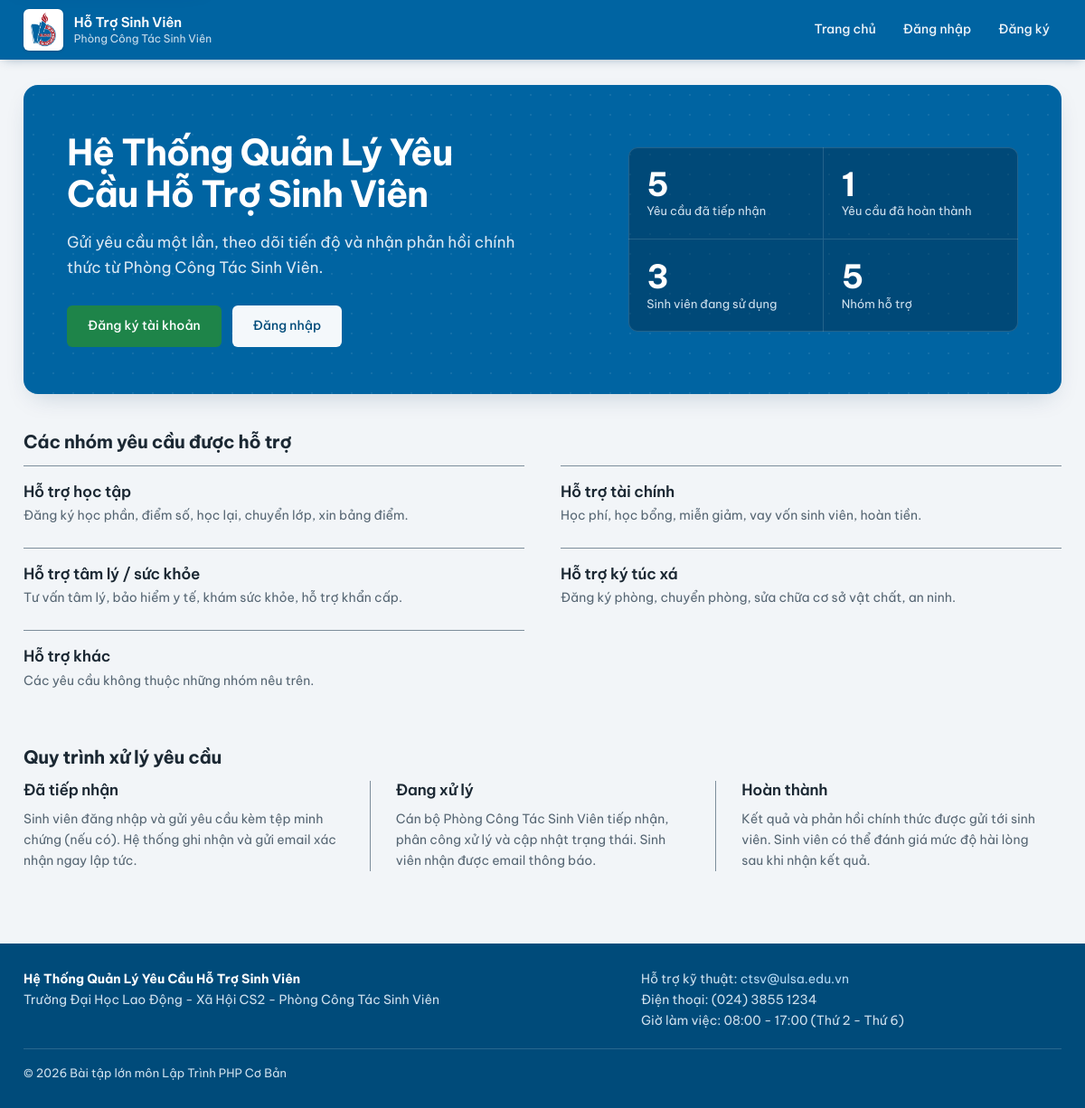
The page / on the database its author committed.
### tables this page shows
CREATE TABLE `tbl_categories` (
    `id`            INT AUTO_INCREMENT PRIMARY KEY        COMMENT 'Khóa chính',
    `category_name` VARCHAR(100) NOT NULL UNIQUE          COMMENT 'Tên danh mục hiển thị',
    `category_code` VARCHAR(50)  DEFAULT NULL UNIQUE      COMMENT 'Mã danh mục dùng nội bộ',
    `description`   TEXT         DEFAULT NULL             COMMENT 'Mô tả phạm vi hỗ trợ',
    `sort_order`    INT NOT NULL DEFAULT 0                COMMENT 'Thứ tự hiển thị, nhỏ đứng trước',
    `created_at`    TIMESTAMP NOT NULL DEFAULT CURRENT_TIMESTAMP
);

### functions.php (called while the page is built, shortened)
<?php
require_once __DIR__ . '/config.php';
function e($value)
{
    return htmlspecialchars((string)$value, ENT_QUOTES | ENT_SUBSTITUTE, 'UTF-8');
}
function db_query($sql, $params = [], $types = '')
{
    global $conn;
    $stmt = mysqli_prepare($conn, $sql);
    if (!empty($params)) {
        mysqli_stmt_bind_param($stmt, $types, ...$params);
    }
    mysqli_stmt_execute($stmt);
    return $stmt;
}
function db_select($sql, $params = [], $types = '')
{
    $stmt   = db_query($sql, $params, $types);
    $result = mysqli_stmt_get_result($stmt);
    $rows   = mysqli_fetch_all($result, MYSQLI_ASSOC);
    return $rows;
}
function db_select_one($sql, $params = [], $types = '')
{
    $stmt   = db_query($sql, $params, $types);
    $result = mysqli_stmt_get_result($stmt);
    $row    = mysqli_fetch_assoc($result);
    return $row ?: null;
}
function db_scalar($sql, $params = [], $types = '')
{
    $row = db_select_one($sql, $params, $types);
    return $row ? reset($row) : null;
}
function is_logged_in()
{
    return !empty($_SESSION['user_id']);
}
function get_categories()
{
    return db_select('SELECT * FROM tbl_categories ORDER BY sort_order ASC, id ASC');
}

### index.php (the view, shortened to what this page needs)
<?php
require_once __DIR__ . '/functions.php';
$categories = get_categories();
$totalRequests     = (int)db_scalar('SELECT COUNT(*) FROM tbl_requests');
$completedRequests = (int)db_scalar('SELECT COUNT(*) FROM tbl_requests WHERE status = ?', ['completed'], 's');
$totalStudents     = (int)db_scalar('SELECT COUNT(*) FROM tbl_users WHERE role = ?', ['student'], 's');
require_once __DIR__ . '/includes/header.php';
?>
<section class="hero">
    <div>
        <h1><?php echo e(APP_NAME); ?></h1>
        <p>
            Gửi yêu cầu một lần, theo dõi tiến độ và nhận phản hồi chính thức
            từ <?php echo e(APP_DEPARTMENT); ?>.
        </p>
        <div class="hero-actions">
        <?php if (is_logged_in()): ?>
            <?php if (is_admin()): ?>
                <a class="btn btn-success" href="<?php echo BASE_URL; ?>/admin/index.php">Vào bảng điều khiển</a>
            <?php else: ?>
                <a class="btn btn-success" href="<?php echo BASE_URL; ?>/user/submit_request.php">Gửi yêu cầu mới</a>
                <a class="btn" href="<?php echo BASE_URL; ?>/user/index.php">Yêu cầu của tôi</a>
            <?php endif; ?>
        <?php else: ?>
            <a class="btn btn-success" href="<?php echo BASE_URL; ?>/user/register.php">Đăng ký tài khoản</a>
            <a class="btn" href="<?php echo BASE_URL; ?>/user/login.php">Đăng nhập</a>
        <?php endif; ?>
        </div>
    </div>
    <dl class="hero-figures">
        <div>
            <dt class="figure-label">Yêu cầu đã tiếp nhận</dt>
            <dd class="figure-value"><?php echo $totalRequests; ?></dd>
        </div>
        <div>
            <dt class="figure-label">Yêu cầu đã hoàn thành</dt>
            <dd class="figure-value"><?php echo $completedRequests; ?></dd>
        </div>
        <div>
            <dt class="figure-label">Sinh viên đang sử dụng</dt>
            <dd class="figure-value"><?php echo $totalStudents; ?></dd>
        </div>
        <div>
            <dt class="figure-label">Nhóm hỗ trợ</dt>
            <dd class="figure-value"><?php echo count($categories); ?></dd>
        </div>
    </dl>
</section>
<h2>Các nhóm yêu cầu được hỗ trợ</h2>
<section class="feature-grid">
    <?php foreach ($categories as $category): ?>
    <article class="feature-card">
        <h3><?php echo e($category['category_name']); ?></h3>
        <p><?php echo e($category['description']); ?></p>
    </article>
    <?php endforeach; ?>
</section>
<h2>Quy trình xử lý yêu cầu</h2>
<ol class="steps">
    <li>
        <h3>Đã tiếp nhận</h3>
        <p>
            Sinh viên đăng nhập và gửi yêu cầu kèm tệp minh chứng (nếu có).
            Hệ thống ghi nhận và gửi email xác nhận ngay lập tức.
        </p>
    </li>
    <li>
        <h3>Đang xử lý</h3>
        <p>
            Cán bộ <?php echo e(APP_DEPARTMENT); ?> tiếp nhận, phân công xử lý
            và cập nhật trạng thái. Sinh viên nhận được email thông báo.
        </p>
    </li>
    <li>
        <h3>Hoàn thành</h3>
        <p>
            Kết quả và phản hồi chính thức được gửi tới sinh viên.
            Sinh viên có thể đánh giá mức độ hài lòng sau khi nhận kết quả.
        </p>
    </li>
</ol>
<?php require_once __DIR__ . '/includes/footer.php'; ?>

### css/style.css (style rules this page uses)
:root { color-scheme: light dark; --primary: #0064A2; --primary-dark: #004B7A; --link: #0F5F99; --tint: #E8F1F8; --header-bg: #0064A2; --footer-bg: #004B7A; --bg: #F2F5F8; --surface: #FCFDFE; --surface-2: #F2F5F8; --text: #1B2833; --muted: #566673; --border: #DCE4EA; --border-strong: #7D8E9B; --placeholder: #62727E; --ok: #1E8449; --ok-bg: #E6F4EC; --ok-text: #17613A; --warn: #96600A; --warn-bg: #FCF1DD; --warn-text: #7A4D07; --danger: #AE2431; --danger-bg: #FBEBEC; --danger-text: #8A1D28; --info-bg: #E5EFF7; --info-text: #174E75; --star: #C8860A; --r-sm: 6px; --r: 10px; --r-lg: 16px; --shadow-sm: 0 1px 2px rgba(0, 54, 92, .06), 0 1px 3px rgba(0, 54, 92, .08); --shadow-md: 0 10px 28px -10px rgba(0, 54, 92, .22); --ease: cubic-bezier(.2, .7, .2, 1); --z-header: 100; --z-skip: 110; }
* { box-sizing: border-box; }
html { scroll-behavior: smooth; -webkit-text-size-adjust: 100%; }
body { margin: 0; font-family: "Be Vietnam Pro", "Segoe UI", Tahoma, Arial, sans-serif; font-size: 15px; line-height: 1.65; color: var(--text); background: var(--bg); }
a { color: var(--link); text-decoration: none; transition: color .16s var(--ease); }
h1, h2, h3 { color: var(--text); line-height: 1.25; letter-spacing: -.015em; text-wrap: balance; }
h1 { font-size: clamp(1.5rem, 1.2rem + 1.2vw, 2rem); font-weight: 700; margin: 0 0 18px; }
h2 { font-size: 1.25rem; font-weight: 700; margin: 0 0 14px; }
h3 { font-size: 1.0625rem; font-weight: 600; margin: 0 0 10px; }
p { text-wrap: pretty; }
.stat-value, .figure-value, .chart-value, .pagination, table.data-table, .badge { font-variant-numeric: tabular-nums; }
.btn { display: inline-block; padding: 10px 18px; border: 1px solid transparent; border-radius: var(--r-sm); background: var(--primary); color: #fff; font: inherit; font-size: 14px; font-weight: 500; line-height: 1.4; cursor: pointer; text-align: center; white-space: nowrap; transition: background-color .16s var(--ease), transform .16s var(--ease), box-shadow .16s var(--ease); }
.btn-success { background: var(--ok); }
::placeholder { color: var(--placeholder); opacity: 1; }
.hero { display: grid; grid-template-columns: 1.35fr 1fr; gap: 40px; align-items: center; color: #fff; border-radius: var(--r-lg); padding: 52px 48px; margin-bottom: 40px; background: radial-gradient(rgba(255, 255, 255, .08) 1px, transparent 1px) 0 0 / 22px 22px, var(--header-bg); box-shadow: var(--shadow-md); }
.hero h1 { color: #fff; font-size: clamp(1.75rem, 1.1rem + 2vw, 2.5rem); line-height: 1.15; letter-spacing: -.025em; margin-bottom: 16px; }
.hero p { color: #DCE9F3; font-size: 1.0625rem; max-width: 46ch; margin: 0 0 28px; }
.hero-actions { display: flex; flex-wrap: wrap; gap: 12px; }
.hero .btn { padding: 12px 22px; }
.hero .btn:not(.btn-success) { background: #F4F8FB; color: var(--primary-dark); }
.hero-figures { display: grid; grid-template-columns: 1fr 1fr; margin: 0; border-radius: var(--r); background: rgba(0, 30, 52, .38); box-shadow: inset 0 0 0 1px rgba(255, 255, 255, .14); }
.hero-figures > div { padding: 22px 20px; display: flex; flex-direction: column-reverse; justify-content: flex-end; }
.hero-figures dd { margin: 0; }
.hero-figures dt { margin: 0; }
.hero-figures > div:nth-child(odd) { border-right: 1px solid rgba(255, 255, 255, .14); }
.hero-figures > div:nth-child(n+3) { border-top: 1px solid rgba(255, 255, 255, .14); }
.figure-value { display: block; font-size: 2.25rem; font-weight: 700; line-height: 1.1; letter-spacing: -.03em; }
.figure-label { display: block; margin-top: 4px; font-size: 13px; color: #CFE1EE; line-height: 1.4; }
.feature-grid { display: grid; grid-template-columns: repeat(2, 1fr); gap: 4px 40px; margin-bottom: 40px; }
.feature-card { padding: 18px 0 20px; border-top: 1px solid var(--border-strong); }
.feature-card h3 { margin-bottom: 4px; }
.feature-card p { margin: 0; color: var(--muted); font-size: 14px; max-width: 52ch; }
.steps { list-style: none; margin: 0; padding: 0; display: grid; grid-template-columns: repeat(3, 1fr); gap: 0; }
.steps li { padding: 0 28px; border-left: 1px solid var(--border-strong); }
.steps li:first-child { padding-left: 0; border-left: 0; }
.steps p { margin: 0; color: var(--muted); font-size: 14px; }

### rows shown on the page
tbl_categories: category_name "Hỗ trợ học tập", description "Đăng ký học phần, điểm số, học lại, chuyển lớp, xin bảng điểm."
tbl_categories: category_name "Hỗ trợ tài chính", description "Học phí, học bổng, miễn giảm, vay vốn sinh viên, hoàn tiền."
tbl_categories: category_name "Hỗ trợ tâm lý / sức khỏe", description "Tư vấn tâm lý, bảo hiểm y tế, khám sức khỏe, hỗ trợ khẩn cấp."
tbl_categories: category_name "Hỗ trợ ký túc xá", description "Đăng ký phòng, chuyển phòng, sửa chữa cơ sở vật chất, an ninh."
tbl_categories: category_name "Hỗ trợ khác", description "Các yêu cầu không thuộc những nhóm nêu trên."

### other values the page prints
APP_SHORT_NAME "Hỗ Trợ Sinh Viên"
APP_DEPARTMENT "Phòng Công Tác Sinh Viên"
APP_NAME "Hệ Thống Quản Lý Yêu Cầu Hỗ Trợ Sinh Viên"
$totalRequests "5"
$completedRequests "1"
$totalStudents "3"
count($categories) "5"
APP_UNIVERSITY "Trường Đại Học Lao Động - Xã Hội CS2"
